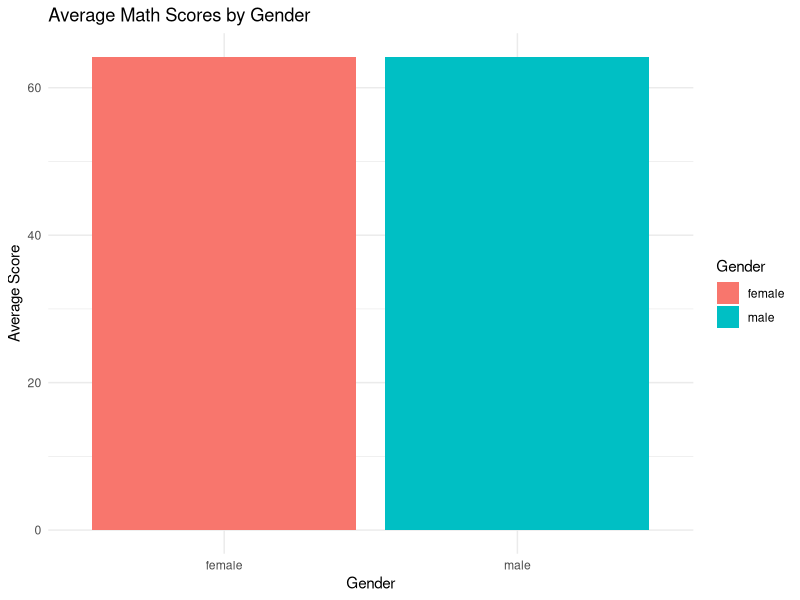
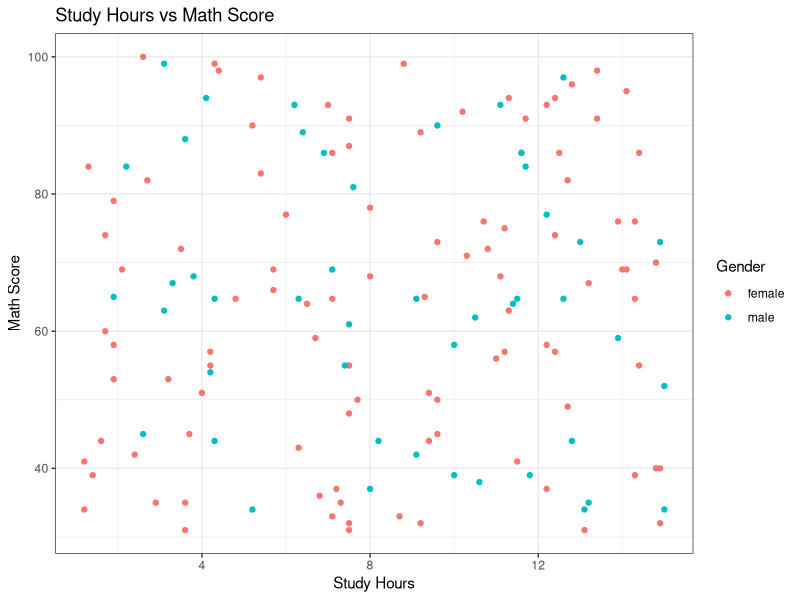
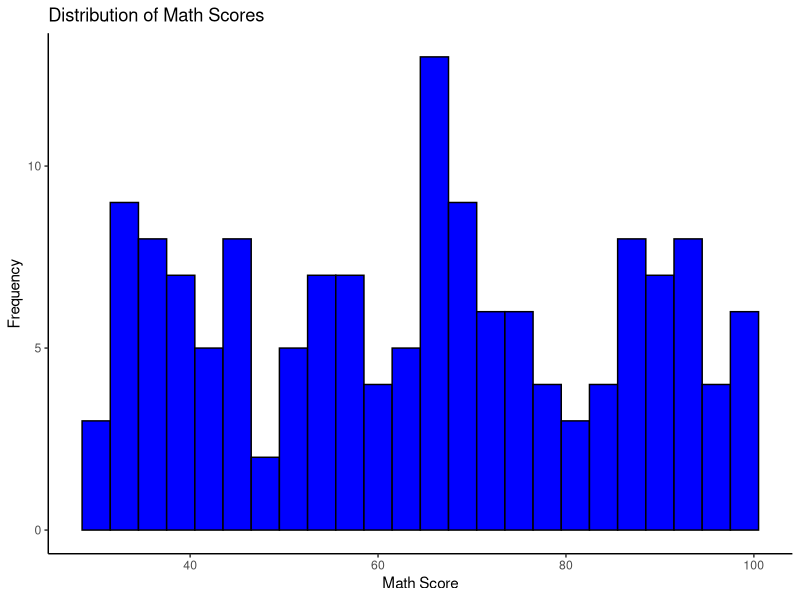

The R source for these figures, in order:
library(dplyr)
library(ggplot2)

# IMPORT AND INSPECT THE DATA----------------------------------------------------------------------
# Import dataset
data <- read.csv("student_performance.csv")

# Inspect the dataset
glimpse(data)
summary(data)
head(data)

# CLEAN DATA --------------------------------------------------------------------------------------
# Replace missing test scores with the mean of the respective column
data <- data |> mutate(Math_Score = if_else(is.na(Math_Score), mean(Math_Score, na.rm = T), Math_Score),
                       Science_Score = if_else(is.na(Science_Score), mean(Science_Score, na.rm = T), Math_Score))

# Remove outlier values from maths score (scores greater than 100)
data <- data |> filter(Math_Score <= 100 )

# change all inconsistent capitalisation in gender (change everything to lower-case)
data <- data |> mutate(Gender = tolower(Gender))

# EDA ----------------------------------------------------------------------------------------------
# Summary STats for Scores
summary_stats <- data %>% summarise(
  Avg_Math = mean(Math_Score),
  Avg_English = mean(English_Score),
  Avg_Science = mean(Science_Score)
)
print(summary_stats)

gender_summary <- data %>% group_by(Gender) %>%
  summarise(
    Avg_Math = mean(Math_Score),
    Avg_English = mean(English_Score),
    Avg_Science = mean(Science_Score)
  )
print(gender_summary)

# VISUALISATION --------------------------------------------------------------------------------------
# Bar chart of average scores by gender
ggplot(gender_summary, aes(x = Gender, y = Avg_Math, fill = Gender)) +  
  geom_bar(stat = "identity", position = "dodge") +  
  labs(title = "Average Math Scores by Gender", x = "Gender", y = "Average Score") +  
  theme_minimal()

# Scatter plot of study hours vs maths score
ggplot(data, aes(x = Study_Hours, y = Math_Score, colour = Gender)) +  
  geom_point() +  
  labs(title = "Study Hours vs Math Score", x = "Study Hours", y = "Math Score") +  
  theme_bw()

# Histogram of Maths Score Distribution
ggplot(data, aes(x = Math_Score)) +  
  geom_histogram(binwidth = 3, fill = "blue", color = "black") +  
  labs(title = "Distribution of Math Scores", x = "Math Score", y = "Frequency") +  
  theme_classic()

